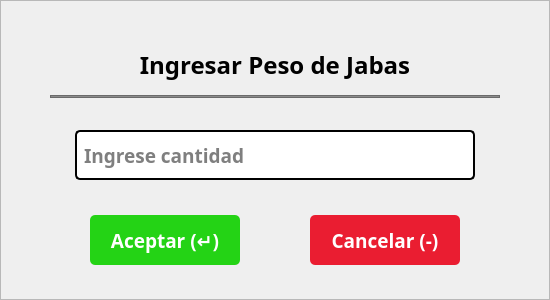
   <widget class="QFrame" name="frmIngresarCantidadJabas">
    <property name="geometry">
     <rect>
      <x>685</x>
      <y>390</y>
      <width>550</width>
      <height>300</height>
     </rect>
    </property>
    <property name="styleSheet">
     <string notr="true">#frmIngresarCantidadJabas{background-color: rgb(255, 255, 255);
color: rgb(0, 0, 0);
border:none;
border-radius: 10px;
border: 2px solid #D9D9D9;}</string>
    </property>
    <property name="frameShape">
     <enum>QFrame::StyledPanel</enum>
    </property>
    <property name="frameShadow">
     <enum>QFrame::Raised</enum>
    </property>
    <widget class="QLabel" name="lblTextoIngresarCantidad_2">
     <property name="geometry">
      <rect>
       <x>50</x>
       <y>35</y>
       <width>450</width>
       <height>60</height>
      </rect>
     </property>
     <property name="font">
      <font>
       <family>Poppins</family>
       <pointsize>18</pointsize>
       <weight>75</weight>
       <bold>true</bold>
      </font>
     </property>
     <property name="text">
      <string>Ingresar Peso de Jabas</string>
     </property>
     <property name="alignment">
      <set>Qt::AlignCenter</set>
     </property>
    </widget>
    <widget class="QLineEdit" name="txtPesoParaIngresarJabas">
     <property name="geometry">
      <rect>
       <x>75</x>
       <y>130</y>
       <width>400</width>
       <height>50</height>
      </rect>
     </property>
     <property name="font">
      <font>
       <family>Poppins</family>
       <pointsize>14</pointsize>
       <weight>75</weight>
       <bold>true</bold>
      </font>
     </property>
     <property name="styleSheet">
      <string notr="true">background-color: rgb(255, 255, 255);
color: rgb(0, 0, 0);
border-radius: 5px;
border: 2px solid #000;
padding: 5px</string>
     </property>
     <property name="text">
      <string/>
     </property>
     <property name="placeholderText">
      <string>Ingrese cantidad</string>
     </property>
    </widget>
    <widget class="QPushButton" name="btnAceptarFrmRegistrarCantidadJabas">
     <property name="geometry">
      <rect>
       <x>90</x>
       <y>215</y>
       <width>150</width>
       <height>50</height>
      </rect>
     </property>
     <property name="font">
      <font>
       <family>Poppins</family>
       <pointsize>14</pointsize>
       <weight>75</weight>
       <bold>true</bold>
      </font>
     </property>
     <property name="cursor">
      <cursorShape>PointingHandCursor</cursorShape>
     </property>
     <property name="styleSheet">
      <string notr="true">background-color: rgb(36, 211, 21);
color: rgb(255, 255, 255);
border:none;
border-radius: 5px;</string>
     </property>
     <property name="text">
      <string>Aceptar (↵)</string>
     </property>
     <property name="flat">
      <bool>false</bool>
     </property>
    </widget>
    <widget class="QPushButton" name="btnCancelarFrmRegistrarCantidadJabas">
     <property name="geometry">
      <rect>
       <x>310</x>
       <y>215</y>
       <width>150</width>
       <height>50</height>
      </rect>
     </property>
     <property name="font">
      <font>
       <family>Poppins</family>
       <pointsize>14</pointsize>
       <weight>75</weight>
       <bold>true</bold>
      </font>
     </property>
     <property name="cursor">
      <cursorShape>PointingHandCursor</cursorShape>
     </property>
     <property name="styleSheet">
      <string notr="true">background-color: rgb(234, 29, 49);
color: rgb(255, 255, 255);
border:none;
border-radius: 5px;</string>
     </property>
     <property name="text">
      <string>Cancelar (-)</string>
     </property>
    </widget>
    <widget class="QFrame" name="frame_3">
     <property name="geometry">
      <rect>
       <x>50</x>
       <y>95</y>
       <width>450</width>
       <height>3</height>
      </rect>
     </property>
     <property name="styleSheet">
      <string notr="true">background-color: rgb(139, 139, 139);</string>
     </property>
     <property name="frameShape">
      <enum>QFrame::StyledPanel</enum>
     </property>
     <property name="frameShadow">
      <enum>QFrame::Raised</enum>
     </property>
    </widget>
   </widget>
